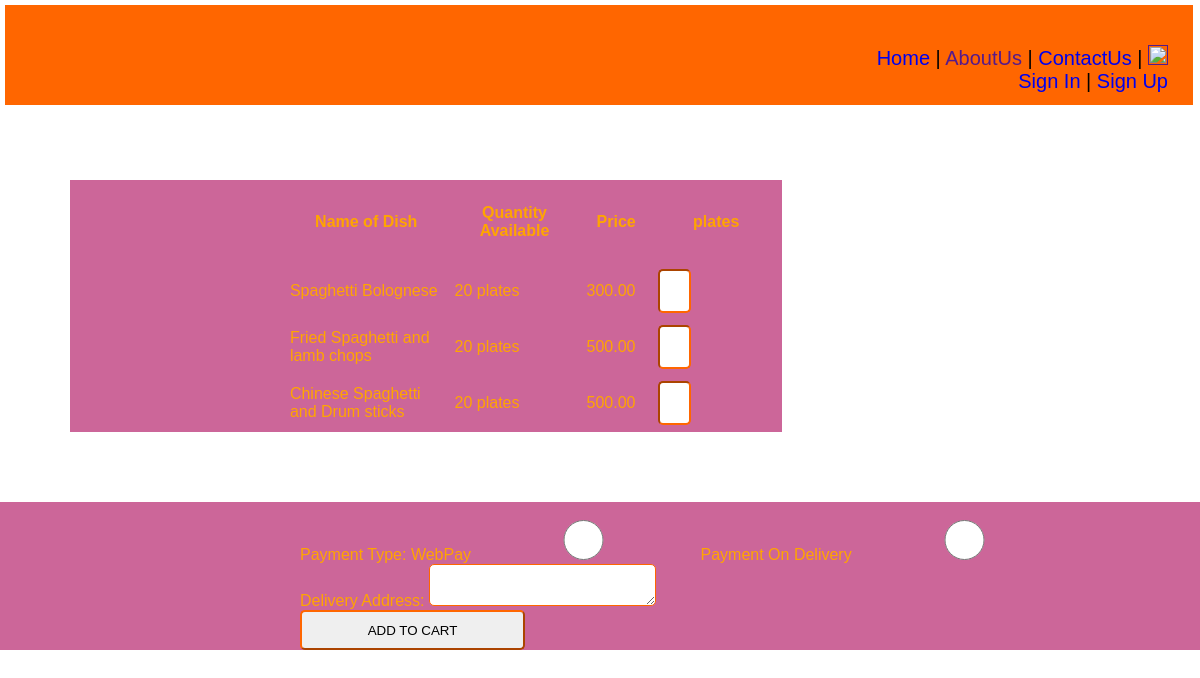
The app's page /test/public/food_unregister.php?cat_id=3&cat_name=Spaghetti with its own data.
### tables this page shows
CREATE TABLE IF NOT EXISTS `food` (
  `food_id` int(10) unsigned NOT NULL AUTO_INCREMENT,
  `cat_id` int(11) NOT NULL,
  `food_name` varchar(50) NOT NULL,
  `food_alias` varchar(50) NOT NULL,
  `quantity_plate` int(11) NOT NULL,
  `price` float(10,2) NOT NULL,
  PRIMARY KEY (`food_id`)
);

### test/public/food_unregister.php (the view, shortened to what this page needs)
<?php
include('../includes/header.inc.php');
?>
<?php
    if(isset($_GET['cat_id']) && isset($_GET['cat_name'])){
      $cat_id = $_GET['cat_id'];
    }
?>
<form method = "POST" action="add_to_cart.php">
<div id=header>
    <div id=logotext>
   	<p><a href="home.php">Home</a> | <a href="">AboutUs</a> | <a href="contact_form.php">ContactUs</a> | <a href="" ><img src="../images/cart.png" width="20" height="20" /></a></p>
    <p align="right"><a href="login_register.php"> Sign In </a> |
    <a href="login_register.php" > Sign Up </a> </p>
    </div>
    </div>
<div style="overflow-x:auto;">
	<div id="table">
<table  >
<tr>
        <th>Name of Dish</th>
        <th>Quantity Available</th>
        <th>Price</th>
        <th>plates</th></tr>
<?php
    $i = 0;
      $select = mysqli_query($db, "SELECT * FROM food
                                  WHERE cat_id='".$cat_id."'
                                  ") or die(mysqli_error($db));
      while($row = mysqli_fetch_array($select)){
        extract($row);
$i++;
        ?>
<tr>
          <td><?php echo $row['food_name']; ?></td>
          <td><?php echo $row['quantity_plate']." plates"; ?></td>
          <td><?php echo $row['price']; ?></td>
          <td><input type="number"  max = "<?php echo $row['quantity_plate']; ?>" name="plates<?php  echo $i; ?>"  /></td>
</tr>
<?php
       } ?>
      </table>
  </div>
</div>
  <div id="table2">
      <br>
      <p> Payment Type: WebPay<input type="radio" name="p_type" value="Webpay"/>
            				Payment On Delivery<input type="radio" name="p_type" value="POD" /> </p>
        <p> Delivery Address: <textarea name="d_addy" rows="30" cols="30" > </textarea> </p>
       <p> <input type="submit" name="aoc" value = "ADD TO CART" /> </p>
      </form>

### test/css/style.css (style rules this page uses)
* { margin:0; padding:0; }
#header { border:1px solid hidden; width: 99%; margin:5px; height:100px; background:#F60; }
#logotext { border:1px solid hidden; float:right; height:50px; padding: 40px 25px; font-family:Tahoma, Geneva, sans-serif; font-size:20px; clear:both; }
#logotext a { text-decoration:none; }
input, textarea { width:25%; height:40px; border-radius:5px; border-color:#F60; }

### test/public/food_unregister.php (style rules this page uses)
#header { border:1px solid hidden; width: 99%; margin:5px; height:100px; background:#F60; }
#logotext { border:1px solid hidden; float:right; height:50px; padding: 40px 25px; font-family:Tahoma, Geneva, sans-serif; font-size:20px; clear:both; }
#logotext a { text-decoration:none; }
#table th { font-family: "Lucida Sans Unicode", "Lucida Grande", sans-serif; font-size:26; height:50px; padding:15px; }
#table td { font-family: "Lucida Sans Unicode", "Lucida Grande", sans-serif; padding:5px; }
#table { border:1px solid hidden; width:50% auto; height:auto; margin:70px; padding-left: 25%; color:orange; background-color:#C69; border-style:none; }
#table table { border-color:white; }
#table2 { border:1px solid hidden; width:auto; padding-left:25%; font-family:"Lucida Sans Unicode", "Lucida Grande", sans-serif; font-size: 45; color:orange; background-color:#C69;px }

### records on screen
food: food_name "Spaghetti Bolognese", quantity_plate "20", price "300.00"
food: food_name "Fried Spaghetti and lamb chops", quantity_plate "20", price "500.00"
food: food_name "Chinese Spaghetti and Drum sticks", quantity_plate "20", price "500.00"
